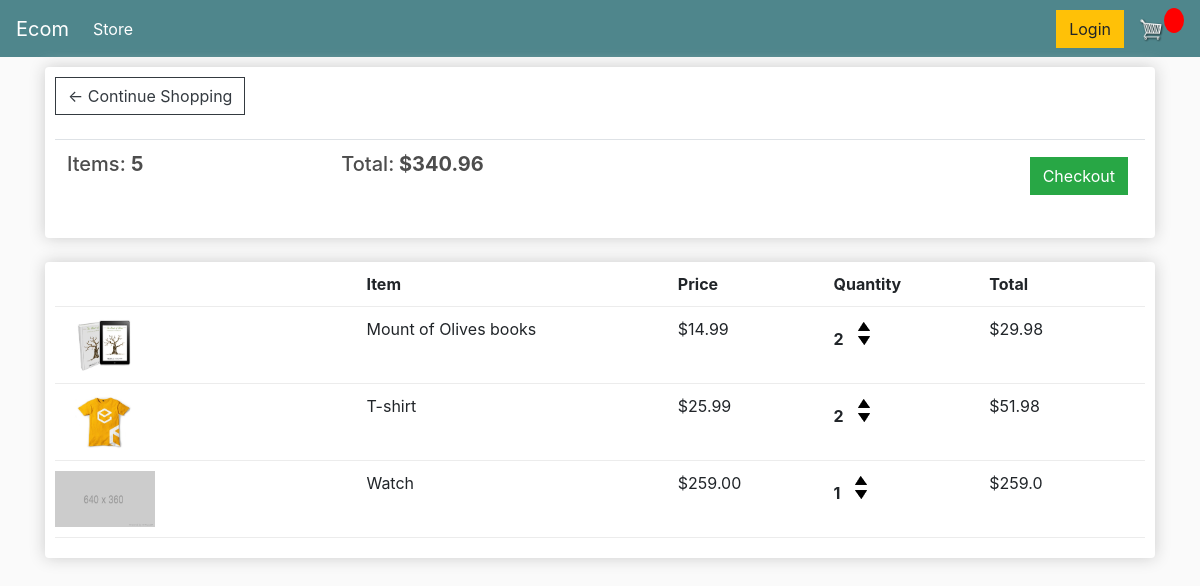
The app's page /cart/ (signed in) with its own data.
### store/models.py (models this page shows, shortened)
class Order(models.Model):
    customer = models.ForeignKey(Customer, on_delete=models.SET_NULL, null=True, blank=True)
    date_ordered = models.DateTimeField(auto_now_add=True)
    complete = models.BooleanField(default=False)
    transaction_id = models.CharField(max_length=100, null=True)
    @property
    def get_cart_total(self):
        order_items = self.orderitem_set.all()
        return sum([item.get_product_total for item in order_items])
    @property
    def get_total_quantity(self):
        order_items = self.orderitem_set.all()
        return sum([item.quantity for item in order_items])

class OrderItem(models.Model):
    product = models.ForeignKey(Product, on_delete=models.SET_NULL, blank=True, null=True)
    order = models.ForeignKey(Order, on_delete=models.SET_NULL, blank=True, null=True)
    quantity = models.IntegerField(default=0, null=True, blank=True)
    date_added = models.DateTimeField(auto_now_add=True)
    @property
    def get_product_total(self):
        return self.product.price * self.quantity

class Product(models.Model):
    name = models.CharField(max_length=200)
    price = models.FloatField()
    digital = models.BooleanField(default=False, null=True, blank=True)
    image = models.ImageField(null=True, blank=True)
    @property
    def get_image(self):
        if self.image:
            url =  self.image.url
        else:
            url = "http://127.0.0.1:8000/images/placeholder.png"
        return  url

### store/views.py (the view)
# urls.py: path("cart/", views.cart, name="cart"),
def cart(request):
    if request.user.is_authenticated:
        customer = request.user.customer
        order, created = Order.objects.get_or_create(customer=customer, complete=False)
        items = order.orderitem_set.all()
    else:
        items = []
        order = {}
    context = {"items": items, "order": order}
    return render(request, 'store/cart.html', context)

### templates/store/cart.html
{% extends 'store/main.html' %}
{% load static %}
{% block content %}
	<div class="row">
		<div class="col-lg-12">
			<div class="box-element">
				<a  class="btn btn-outline-dark" href="{% url 'store' %}">&#x2190; Continue Shopping</a>
				<br>
				<br>
				<table class="table">
					<tr>
						<th><h5>Items: <strong>{{order.get_total_quantity}}</strong></h5></th>
						<th><h5>Total:<strong> ${{order.get_cart_total|floatformat:2}}</strong></h5></th>
						<th>
							<a  style="float:right; margin:5px;" class="btn btn-success" href="{% url 'checkout' %}">Checkout</a>
						</th>
					</tr>
				</table>
			</div>
			<br>
			<div class="box-element">
				<div class="cart-row">
					<div style="flex:2"></div>
					<div style="flex:2"><strong>Item</strong></div>
					<div style="flex:1"><strong>Price</strong></div>
					<div style="flex:1"><strong>Quantity</strong></div>
					<div style="flex:1"><strong>Total</strong></div>
				</div>
				{% for item in items %}
				<div class="cart-row">
					<div style="flex:2"><img class="row-image" src="{{item.product.get_image}}"></div>
					<div style="flex:2"><p>{{item.product.name}}</p></div>
					<div style="flex:1"><p>${{item.product.price|floatformat:2}}</p></div>
					<div style="flex:1">
						<p class="quantity">{{item.quantity}}</p>
						<div class="quantity">
							<img class="chg-quantity" src="{% static  'images/arrow-up.png' %}">
							<img class="chg-quantity" src="{% static  'images/arrow-down.png' %}">
						</div>
					</div>
					<div style="flex:1"><p>${{item.get_product_total}}</p></div>
				</div>
                {% endfor %}
			</div>
		</div>
	</div>
{% endblock content %}

### static/main.css (style rules this page uses)
body { background-color: hsl(0, 0%, 98%); }
h1,h2,h3,h4,h5,h6 { color:hsl(0, 0%, 30%); }
.box-element { box-shadow:hsl(0, 0%, 80%) 0 0 16px; background-color: #fff; border-radius: 4px; padding: 10px; }
.col-lg-4, .col-lg-6, .col-lg-8, .col-lg-12 { margin-top: 10px; }
.btn { border-radius: 0; }
.row-image { width: 100px; }
.cart-row { display: flex; align-items: flex-stretch; padding-bottom: 10px; margin-bottom: 10px; border-bottom: 1px solid #ececec; }
.quantity { display: inline-block; font-weight: 700; padding-right:10px; }
.chg-quantity { width: 12px; cursor: pointer; display: block; margin-top: 5px; transition:.1s; }

### records on screen
Order: get_total_quantity "5", get_cart_total "340.96"
OrderItem: product.get_image (picture), product.name "Mount of Olives books", product.price "14.99", quantity "2", get_product_total "29.98"
OrderItem: product.get_image (picture), product.name "T-shirt", product.price "25.99", quantity "2", get_product_total "51.98"
OrderItem: shows a picture, product.name "Watch", product.price "259.00", quantity "1", get_product_total "259.0"
